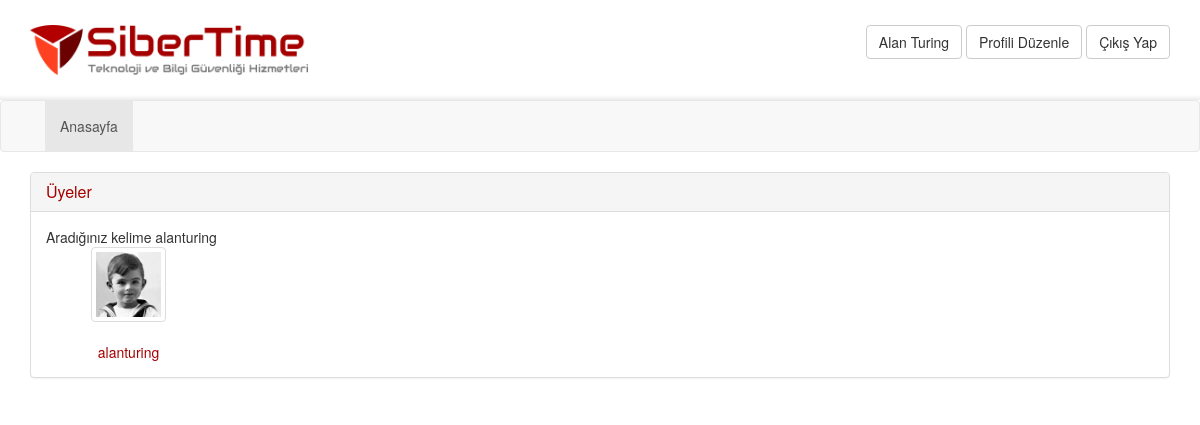
Screenshot of /search.php?user=alanturing (signed in) with the database file from the repository.
### tables this page shows
CREATE TABLE `users` (
  `userId` int(11) NOT NULL,
  `username` varchar(250) NOT NULL,
  `password` varchar(250) NOT NULL,
  `userNameSurname` varchar(250) NOT NULL,
  `userEmail` varchar(250) NOT NULL,
  `userCity` varchar(250) NOT NULL,
  `userImage` varchar(500) NOT NULL DEFAULT '/img/mustafa-kemal-ataturk.jpg'
);

### search.php (the view, shortened to what this page needs)
<!DOCTYPE html>
<html lang="en">
<?php require_once 'include/head.php' ?>
<body>
<?php
$userQuery = mysql_query("SELECT * FROM users WHERE userId = '{$_SESSION['login']}'");
if (mysql_affected_rows()) {
    @$userRow = mysql_fetch_assoc($userQuery);
}
?>
<header>
    <div class="container">
        <img style="height: 50px;" src="img/logo.png" class="logo" alt="">
        <form class="form-inline">
            <a type="submit" href="profile.php?id=<?php echo $userRow['userId'] ?>"
               class="btn btn-default"><?php echo $userRow['userNameSurname'] ?></a>
            <a type="submit" href="editProfile.php?id=<?php echo $userRow['userId'] ?>" class="btn btn-default">Profili
                Düzenle</a>
            <a type="submit" href="logout.php" class="btn btn-default">Çıkış Yap</a>
        </form>
    </div>
</header>
<?php require_once 'include/nav.php' ?>
<section>
    <div class="container">
        <div class="row">
            <div class="col-md-12">
                <div class="panel panel-default friends">
                    <div class="panel-heading">
                        <h3 class="panel-title">Üyeler</h3>
                    </div>
                    <div class="panel-body">
                        <?php echo 'Aradığınız kelime '.$_GET['user']; ?>
                        <ul>
                            <?php
                            if (isset($_GET['user'])) {
                                $searchUser = $_GET['user'];
                                $userQuery = mysql_query("SELECT * FROM users where username like '%$searchUser%'");
                                if (mysql_affected_rows()) {
                                    while ($usersRows = mysql_fetch_assoc($userQuery)) {
                                        ?>
                                        <li><a href="profile.php?id=<?php echo $usersRows['userId'] ?>"
                                               class="thumbnail"><img style="width: 65px;height: 65px"
                                                                      src="<?php echo $usersRows['userImage'] ?>"
                                                                      alt=""></a><div class="text-center"><a href="profile.php?id=<?php echo $usersRows['userId'] ?>"><?php echo $usersRows['username'] ?></a> </div>
                                        </li>
                                        <?php
                                    }
                                }
                            }
                            ?>
                        </ul>
                        <div class="clearfix"></div>
                    </div>
                </div>
            </div>
        </div>
    </div>
</section>

### css/style.css (style rules this page uses)
header { background-image: linear-gradient(#fff, #fff 95%, #ececec); color:#fff; min-height: 100px; padding-top: 25px; }
header form { float:right; }
header .logo { float:left; }
.panel-heading { color: #a40000 !important }
.friends li { list-style: none; padding:0 5px; display:inline; float:left; }
.friends img { width: 55px; }

### rows the page displays
users: userNameSurname "Alan Turing", userImage (picture), username "alanturing"

### other values shown
$_GET['user'] "alanturing"
